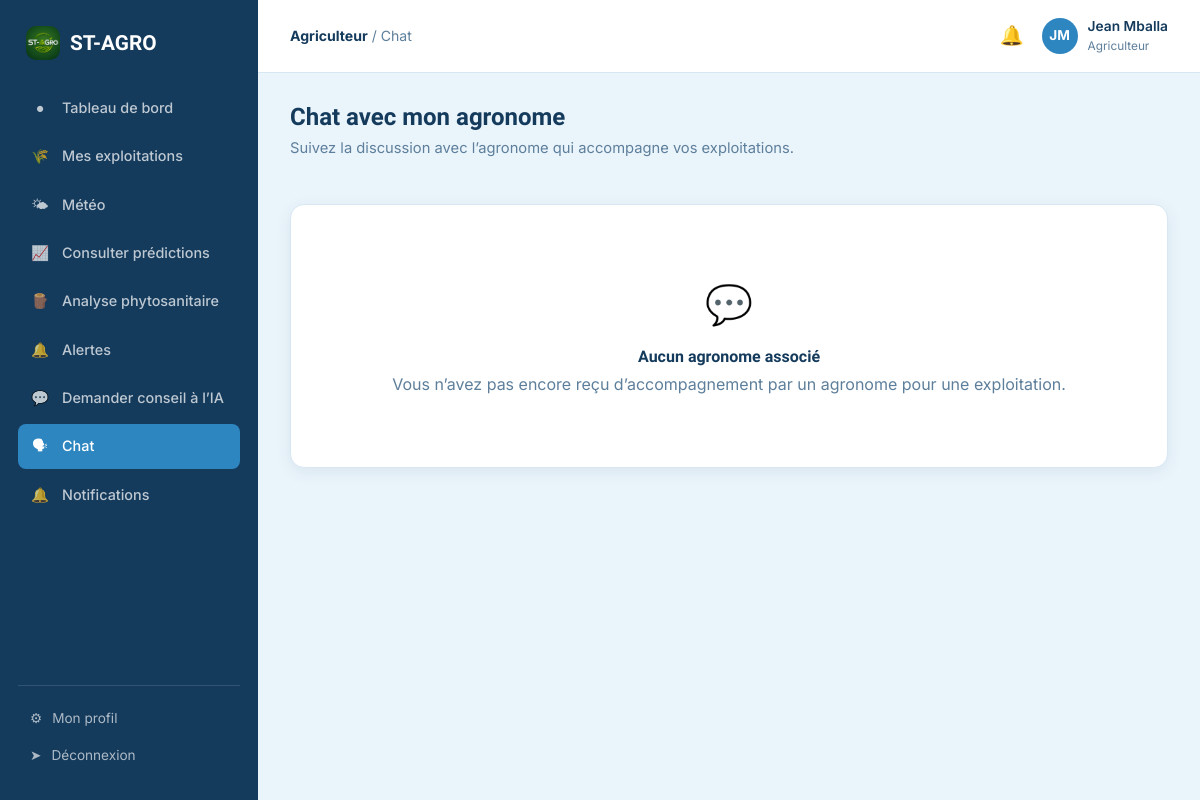
/agriculteur/chat.php (signed in), run on the app's committed database.
### tables this page shows
CREATE TABLE utilisateurs (
    id INT AUTO_INCREMENT PRIMARY KEY,
    nom VARCHAR(80) NOT NULL,
    prenom VARCHAR(80) NOT NULL,
    email VARCHAR(150) NOT NULL UNIQUE,
    telephone VARCHAR(30) DEFAULT NULL,
    mot_de_passe VARCHAR(255) NOT NULL,
    role ENUM('administrateur','agriculteur','agronome') NOT NULL DEFAULT 'agriculteur',
    photo_profil VARCHAR(255) DEFAULT NULL,
    ville VARCHAR(120) DEFAULT NULL,
    statut ENUM('actif','suspendu') NOT NULL DEFAULT 'actif',
    date_creation DATETIME DEFAULT CURRENT_TIMESTAMP
);

### includes/auth.php (called while the page is built, shortened)
<?php
require_once __DIR__ . '/../config/database.php';
function estConnecte(): bool
{
    return isset($_SESSION['user_id']);
}
function utilisateurCourant(): ?array
{
    static $user = null;
    if ($user === null) {
        $stmt = getPDO()->prepare('SELECT id, nom, prenom, email, telephone, role, photo_profil, ville, statut FROM utilisateurs WHERE id = ?');
        $stmt->execute([$_SESSION['user_id']]);
        $user = $stmt->fetch();
    }
    return $user;
}

### config/database.php (called while the page is built, shortened)
<?php
function getPDO(): PDO
{
    static $pdo = null;
    if ($pdo === null) {
        $dsn = 'mysql:host=' . DB_HOST . ';dbname=' . DB_NAME . ';charset=' . DB_CHARSET;
        $options = [
            PDO::ATTR_ERRMODE            => PDO::ERRMODE_EXCEPTION,
            PDO::ATTR_DEFAULT_FETCH_MODE => PDO::FETCH_ASSOC,
            PDO::ATTR_EMULATE_PREPARES   => false,
        ];
        try {
            $pdo = new PDO($dsn, DB_USER, DB_PASS, $options);
        } catch (PDOException $e) {
            die('Erreur de connexion à la base de données : ' . $e->getMessage());
        }
    }
    return $pdo;
}

### includes/functions.php (called while the page is built, shortened)
<?php
function nettoyer(string $valeur): string
{
    return htmlspecialchars(trim($valeur), ENT_QUOTES, 'UTF-8');
}

### includes/layout_debut.php (the view, shortened to what this page needs)
<?php
$user = utilisateurCourant();
$role = $user['role'];
$initiales = mb_strtoupper(mb_substr($user['prenom'], 0, 1) . mb_substr($user['nom'], 0, 1));
$libRole = ['agriculteur' => 'Agriculteur', 'agronome' => 'Agronome', 'administrateur' => 'Administrateur'];
?>
<!DOCTYPE html>
<html lang="fr">
<head>
<link rel="stylesheet" href="/st-agro/includes/style.css?v=logo34">
</head>
<body>
<div class="app-shell">
    <aside class="barre-laterale">
        <div class="logo"><img src="/st-agro/logo.png" alt="ST-AGRO"> ST-AGRO</div>
        <ul class="nav-app">
            <?php foreach ($liensParRole[$role] as $lien): ?>
            <li><a href="<?= $lien['href'] ?>" class="<?= $pageActive === $lien['cle'] ? 'actif' : '' ?>">
                <span class="icone"><?= $lien['icone'] ?></span> <?= $lien['texte'] ?>
            </a></li>
            <?php endforeach; ?>
        </ul>
        <div class="barre-laterale-bas">
            <a href="/st-agro/profil.php"><span class="icone">&#9881;</span> Mon profil</a>
            <a href="/st-agro/deconnexion.php"><span class="icone">&#10148;</span> Déconnexion</a>
        </div>
    </aside>
    <div class="zone-app">
        <header class="barre-superieure">
            <div style="display:flex; align-items:center; gap:14px;">
                <div class="fil-ariane"><strong><?= $libRole[$role] ?></strong> / <?= nettoyer($filAriane) ?></div>
            </div>
            <div class="barre-superieure-actions">
                <a href="/st-agro/<?= $role === 'administrateur' ? 'admin' : $role ?>/notifications.php" class="cloche-notif" aria-label="Notifications">
                    &#128276;
                </a>
                <a href="/st-agro/profil.php" class="mini-profil">
                    <div class="avatar"><?= $initiales ?></div>
                    <div>
                        <div class="nom"><?= nettoyer($user['prenom'] . ' ' . $user['nom']) ?></div>
                        <div class="role"><?= $libRole[$role] ?></div>
                    </div>
                </a>
            </div>
        </header>
        <main class="contenu-app">

### includes/style.css (style rules this page uses)
:root { --ciel-fond: #EAF4FB; --ciel-fond-alt: #F6FAFD; --carte: #FFFFFF; --bleu-primaire: #2E86C1; --bleu-primaire-hover: #256FA1; --bleu-fonce: #143A5C; --bleu-clair: #AED6F1; --bleu-liseret: #D9EAF7; --vert-culture: #45A778; --ambre-alerte: #E9A23B; --rouge-critique: #D9614F; --texte: #17324E; --texte-attenue: #5E7F9B; --bordure: #D7E7F4; --police-titre: 'Sora', sans-serif; --police-texte: 'Inter', sans-serif; --police-data: 'JetBrains Mono', monospace; --rayon: 14px; --rayon-sm: 8px; --ombre: 0 4px 16px rgba(20, 58, 92, 0.08); --ombre-lg: 0 12px 32px rgba(20, 58, 92, 0.14); --transition: 180ms ease; }
* { box-sizing: border-box; margin: 0; padding: 0; }
html { scroll-behavior: smooth; }
body { font-family: var(--police-texte); background: var(--ciel-fond); color: var(--texte); line-height: 1.55; -webkit-font-smoothing: antialiased; }
a { color: var(--bleu-primaire); text-decoration: none; }
img { max-width: 100%; display: block; }
.logo { display: flex; align-items: center; gap: 10px; font-family: var(--police-titre); font-weight: 800; font-size: 1.3rem; color: var(--bleu-fonce); }
.logo img { display: block; flex: 0 0 34px; width: 34px !important; height: 34px !important; max-width: 34px !important; max-height: 34px !important; aspect-ratio: 1 / 1; object-fit: contain; border-radius: 10px; }
.app-shell { display: grid; grid-template-columns: 258px 1fr; min-height: 100vh; }
.barre-laterale { background: var(--bleu-fonce); color: #fff; padding: 26px 18px; display: flex; flex-direction: column; position: sticky; top: 0; height: 100vh; }
.barre-laterale .logo { color: #fff; padding: 0 8px 26px; }
.nav-app { list-style: none; display: flex; flex-direction: column; gap: 4px; flex: 1; overflow-y: auto; }
.nav-app a { display: flex; align-items: center; gap: 12px; color: rgba(255,255,255,0.72); padding: 11px 12px; border-radius: var(--rayon-sm); font-size: 0.9rem; font-weight: 500; transition: var(--transition); }
.nav-app a.actif { background: var(--bleu-primaire); color: #fff; }
.nav-app .icone { width: 20px; text-align: center; }
.barre-laterale-bas { border-top: 1px solid rgba(255,255,255,0.12); padding-top: 14px; margin-top: 10px; }
.barre-laterale-bas a { color: rgba(255,255,255,0.65); font-size: 0.85rem; display: flex; align-items: center; gap: 10px; padding: 8px 12px; }
.zone-app { display: flex; flex-direction: column; min-height: 100vh; background: var(--ciel-fond); }
.barre-superieure { background: var(--carte); border-bottom: 1px solid var(--bordure); padding: 16px 32px; display: flex; align-items: center; justify-content: space-between; position: sticky; top: 0; z-index: 30; }
.fil-ariane { color: var(--texte-attenue); font-size: 0.88rem; }
.fil-ariane strong { color: var(--bleu-fonce); }
.barre-superieure-actions { display: flex; align-items: center; gap: 18px; }
.cloche-notif { position: relative; font-size: 1.2rem; color: var(--bleu-fonce); }
.mini-profil { display: flex; align-items: center; gap: 10px; }
.avatar { width: 36px; height: 36px; border-radius: 50%; background: var(--bleu-primaire); color: #fff; display: flex; align-items: center; justify-content: center; font-weight: 700; font-size: 0.85rem; }
.mini-profil .nom { font-size: 0.86rem; font-weight: 600; color: var(--bleu-fonce); }
.mini-profil .role { font-size: 0.74rem; color: var(--texte-attenue); }
.contenu-app { padding: 30px 32px; flex: 1; }

### data on the page
utilisateurs: role "Agriculteur", initiales "JM", nettoyer($user['prenom'] . ' ' . $user['nom']) "Jean Mballa"

### other printed values
$lien['icone'] "●"
$lien['texte'] "Tableau de bord"
$lien['icone'] "🌾"
$lien['texte'] "Mes exploitations"
$lien['icone'] "🌤"
$lien['texte'] "Météo"
$lien['icone'] "📈"
$lien['texte'] "Consulter prédictions"
$lien['icone'] "🪵"
$lien['texte'] "Analyse phytosanitaire"
$lien['icone'] "🔔"
$lien['texte'] "Alertes"
$lien['icone'] "💬"
$lien['texte'] "Demander conseil à l’IA"
$lien['icone'] "🗣"
